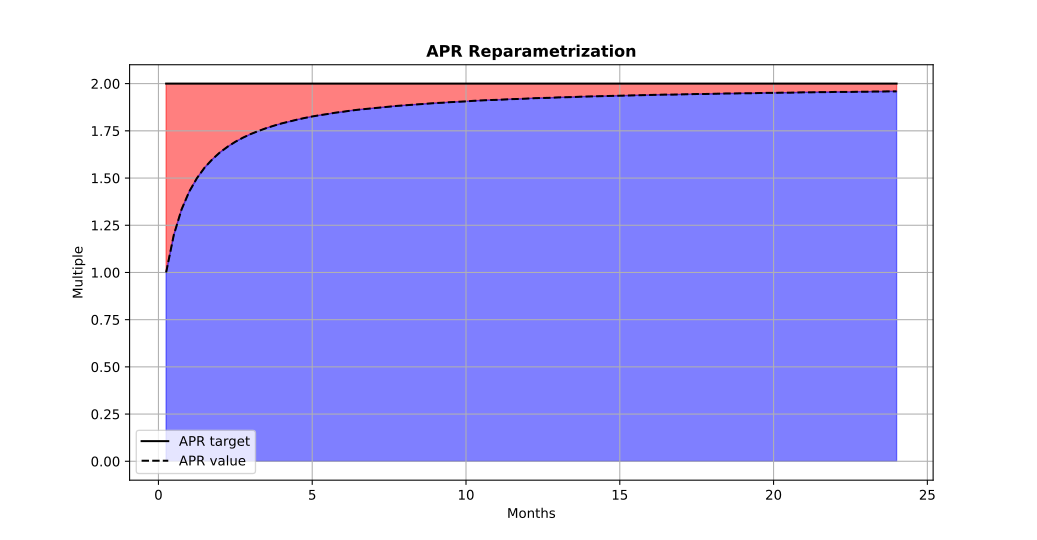

The Python source for this figure:
#!/usr/bin/env -S ipython --matplotlib=auto

#%%
import matplotlib.pyplot as pp
import numpy as np
import os

path = os.path.dirname(os.path.abspath(__file__))
path = os.path.join(path, 'apr-of.3.txt')
data = np.genfromtxt(path)
tgts = data[:,2] / 1000
aprs = data[:,1] / 1000
idxs = data[:,0] / 4
zero = np.zeros(data.shape[0])

pp.plot(idxs, tgts, color='black')
pp.plot(idxs, aprs, color='black', linestyle='--')
pp.fill_between(idxs, tgts, aprs, where=tgts>=0, color='r', alpha=0.5)
pp.fill_between(idxs, aprs, where=aprs>=0, color='b', alpha=0.5)

pp.title('APR Reparametrization', fontweight='bold')
pp.legend(['APR target', 'APR value'])
pp.ylabel('Multiple')
pp.xlabel('Months')
pp.grid()

#%%
if __name__ == '__main__':
    pp.show(block=True)
